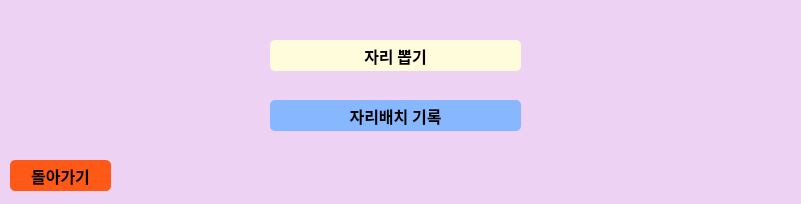
<?xml version="1.0" encoding="UTF-8"?>
<ui version="4.0">
 <class>Dialog</class>
 <widget class="QDialog" name="Dialog">
  <property name="geometry">
   <rect>
    <x>0</x>
    <y>0</y>
    <width>801</width>
    <height>204</height>
   </rect>
  </property>
  <property name="windowTitle">
   <string>Dialog</string>
  </property>
  <widget class="QLabel" name="label">
   <property name="geometry">
    <rect>
     <x>0</x>
     <y>0</y>
     <width>801</width>
     <height>371</height>
    </rect>
   </property>
   <property name="styleSheet">
    <string notr="true">background-color : #EDD2F3;</string>
   </property>
   <property name="text">
    <string/>
   </property>
   <property name="indent">
    <number>-1</number>
   </property>
  </widget>
  <widget class="QPushButton" name="makeBtn">
   <property name="geometry">
    <rect>
     <x>270</x>
     <y>40</y>
     <width>251</width>
     <height>31</height>
    </rect>
   </property>
   <property name="font">
    <font>
     <family>Noto Sans CJK KR Black</family>
     <pointsize>12</pointsize>
     <weight>75</weight>
     <bold>true</bold>
    </font>
   </property>
   <property name="styleSheet">
    <string notr="true">background-color : #FFFCDC;
border-radius : 5px;</string>
   </property>
   <property name="text">
    <string>자리 뽑기</string>
   </property>
  </widget>
  <widget class="QPushButton" name="achieveBtn">
   <property name="geometry">
    <rect>
     <x>270</x>
     <y>100</y>
     <width>251</width>
     <height>31</height>
    </rect>
   </property>
   <property name="font">
    <font>
     <family>Noto Sans CJK KR Black</family>
     <pointsize>12</pointsize>
     <weight>75</weight>
     <bold>true</bold>
    </font>
   </property>
   <property name="styleSheet">
    <string notr="true">background-color : rgb(135, 183, 255);
border-radius : 5px;</string>
   </property>
   <property name="text">
    <string>자리배치 기록</string>
   </property>
  </widget>
  <widget class="QPushButton" name="goBackBtn">
   <property name="geometry">
    <rect>
     <x>10</x>
     <y>160</y>
     <width>101</width>
     <height>31</height>
    </rect>
   </property>
   <property name="font">
    <font>
     <family>Noto Sans CJK KR Black</family>
     <pointsize>12</pointsize>
     <weight>75</weight>
     <bold>true</bold>
    </font>
   </property>
   <property name="styleSheet">
    <string notr="true">background-color : rgb(255, 89, 24);
border-radius : 5px;</string>
   </property>
   <property name="text">
    <string>돌아가기</string>
   </property>
  </widget>
 </widget>
 <resources/>
 <connections/>
</ui>
